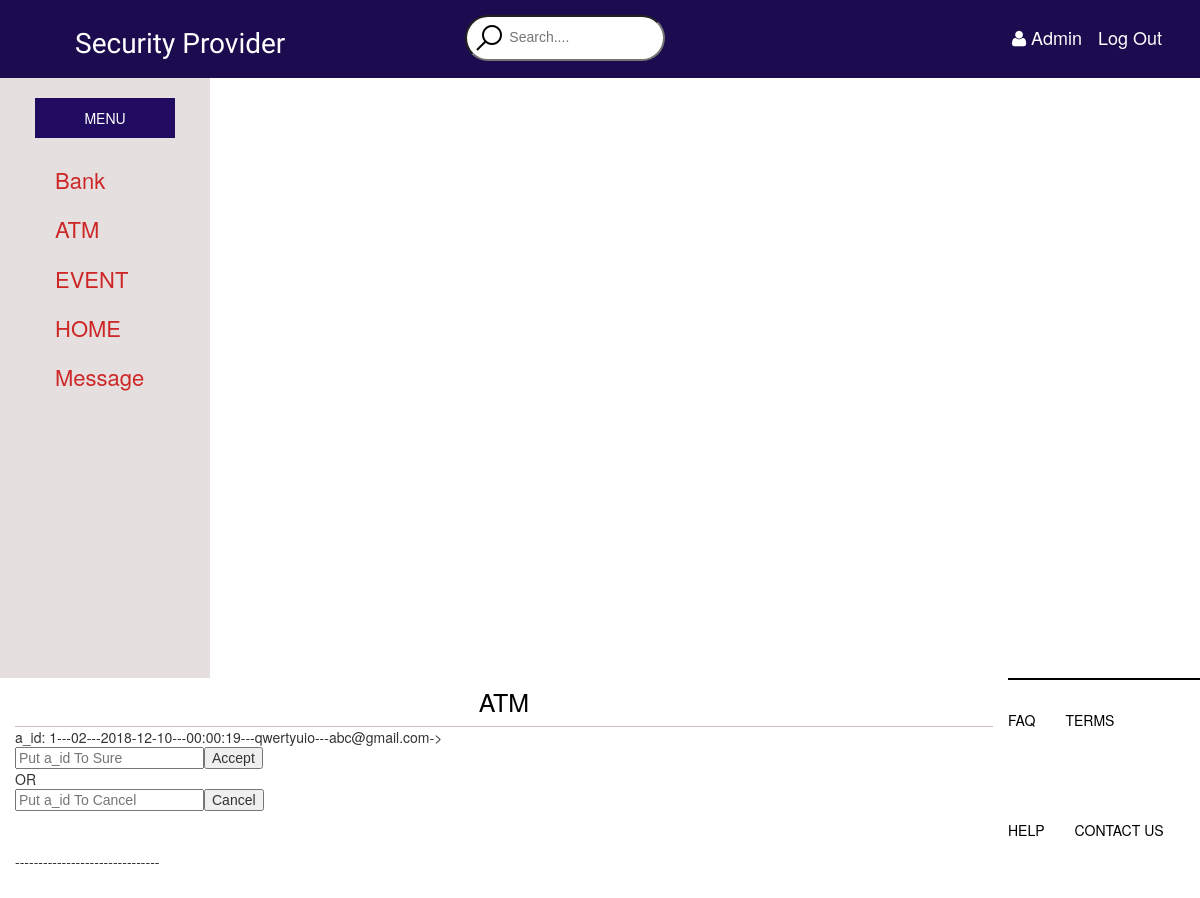
/asr.php, run on the app's committed database.
### tables this page shows
CREATE TABLE `atm` (
  `a_id` int(11) NOT NULL,
  `s_id` varchar(2) DEFAULT NULL,
  `a_date` date DEFAULT NULL,
  `a_time` time DEFAULT NULL,
  `a_address` varchar(50) DEFAULT NULL,
  `a_user_email` varchar(50) DEFAULT NULL,
  `status` varchar(4) DEFAULT NULL
);

### asr.php (the view, shortened to what this page needs)
<!DOCTYPE html>
<html>
    <head>
		<link href="css/style.css" rel="stylesheet" type="text/css">
		<link rel="stylesheet" type="text/css" href="css/bootstrap-theme.min.css">
		<link rel="stylesheet" type="text/css" href="css/bootstrap.css">
		<link rel="stylesheet" type="text/css" href="css/bootstrap.min.css">
		<link rel="stylesheet" type="text/css" href="css/main.css">
		<link rel="stylesheet" type="text/css" href="css/normalize.css">
		<link rel="stylesheet" href="font-awesome-4.5.0/css/font-awesome.css">
        <link rel="stylesheet" href="css/bootstrap-datepicker.css" type="text/css">
    </head>
    <body>
		<div class="Topbar_wrapper container-fluid">
		<div class="container-fluid">
			<nav>
			<ul class="menu">
				<li><h1>Security Provider</h1> </li>
			</ul>
			<form action="">
			<li> <input type="text" name="" class="lll" placeholder="Search...."></li>
			<div class="log">
			<ul>
			<li><a href=""><i class="fa fa-user"></i> Admin </a></li>
			<li><a href=""> Log Out </a></li>
			</ul>
			</div>
			</form>
			</nav>
			</div>
		</div>
		<div class= "sideber col-sm-3">
		       <section class= "menubar"> MENU </section>
             <div class= "nav">
                <h4><a href="bsr.php"> Bank </a>   </h4>
                <h4><a href="asr.php"> ATM  </a>   </h4>
                <h4><a href="esr.php"> EVENT  </a>  </h4>
                <h4><a href="hsr.php"> HOME  </a>    </h4>
                <h4><a href="mfu.php"> Message  </a></h4>
		</div>
     </div>
	          <div class="main col-sm-9">
		       <h3> ATM </h3>
			   <div>
			   <?php
	$servername = "localhost";
	$username = "root";
	$password = "";
	$dbname = "qw";
	$conn = new mysqli($servername, $username, $password, $dbname);
	$sql = "select * from atm";
	$result = $conn->query($sql);
	if ($result->num_rows > 0) {
    while($row = $result->fetch_assoc()) {
       echo "a_id: " . $row["a_id"]."---". $row["s_id"]. "---" . $row["a_date"]."---".$row["a_time"]."---".$row["a_address"]."---".$row["a_user_email"]."->".'<form method="post" action="a_sure.php"><input type="" name="sure" placeholder="Put a_id To Sure"><input type="submit" value="Accept"></form>'."OR".'<form method="post" action="a_notsure.php"><input type="" name="notsure" placeholder="Put a_id To Cancel"><input type="submit" value="Cancel"></form>'."<br/>"."<br/>"."-------------------------------"."<br/>";
    }
} else {
    echo "0 results";
}
?>
			   </div>
		</div>
		<div class="footer" >
             <ul>
                 <li> <a href="#"> FAQ </a> </li>
                 <li> <a href="#"> TERMS </a> </li>
                 <li> <a href="#"> HELP </a> </li>
                 <li> <a href="#"> CONTACT US </a></li>
            </ul>
        </div>
    </body>
</html>
</html>

### css/style.css (style rules this page uses)
.container-fluid { background-color: #1C0C4F; }
.menu h1 { color: white; font-family: 'Cherry Swash', cursive; font-weight: 500; line-height: 1.1; padding-left: 5px; padding-right: 180px; }
.log ul { list-style: none; padding-left: 35px; padding-top: 15px; padding-bottom: 15px; margin: 0; float: right; font-size: 18px; }
.log ul li { display: inline-block; margin-left: auto; }
.log ul li a { text-decoration: none; padding: 8px; margin: 0; border-bottom: none; color: white; }
li { list-style: none; float: left; }
input[type=text] { background-image: url(../img/icons8-search-32.png); background-repeat: no-repeat; background-position: 6px; padding: 12px 20px 14px 42px; border-radius: 25px; margin-top: 5px; outline: none; width: 200px; -webkit-transition:width 0.7s ease-in-out; -moz-transition:width 0.7s ease-in-out; -ms-transition:width 0.7s ease-in-out; -o-transition:width 0.7s ease-in-out; transition: width 0.7s ease-in-out; }
.footer { margin-left: 600px; }
.footer ul li { list-style: none; margin-top: 20px; margin-bottom: 70px; }
.footer li a { text-decoration: none; color: black; margin-right: 30px; font-weight: 500px; }

### css/main.css (style rules this page uses)
html { color: #222; font-size: 1em; line-height: 1.4; }

### asr.php (style rules this page uses)
.container-fluid { background-color: #1C0C4F; }
.menu h1 { color: white; font-family: 'Cherry Swash', cursive; font-weight: 500; line-height: 1.1; padding-left: 5px; padding-right: 180px; }
.log ul { list-style: none; padding-left: 35px; padding-top: 15px; padding-bottom: 15px; margin: 0; float: right; font-size: 18px; }
.log ul li { display: inline-block; margin-left: auto; }
.log ul li a { text-decoration: none; padding: 8px; margin: 0; border-bottom: none; color: white; }
li { float: left; }
.lll { background-image: url(../img/icons8-search-32.png); background-repeat: no-repeat; background-position: 6px; padding: 12px 20px 14px 42px; border-radius: 25px; margin-top: 5px; outline: none; width: 200px; -webkit-transition:width 0.7s ease-in-out; -moz-transition:width 0.7s ease-in-out; -ms-transition:width 0.7s ease-in-out; -o-transition:width 0.7s ease-in-out; transition: width 0.7s ease-in-out; }
.sideber { float: left; background: #E5DFDF; width:210px; height: 600px; }
.menubar { background: #210B61; color: #fff; margin:20px; padding: 10px; text-align:center; }
.nav h4 { font-size: 22px; padding-bottom:15px; padding-left: 40px; }
.nav h4 a { text-decoration: none; color: #CD2727; }
.main { float: left; background: #fff; width: 84%; }
.main h3 { text-align: center; color: black; font-size:25px; margin: 0px; padding-top: 10px; padding-bottom: 10px; border-bottom: 1px solid #CCBCBC; }
.footer { margin-left: 600px; }
.footer ul li { list-style: none; margin-top: 20px; margin-bottom: 70px; }
.footer li a { text-decoration: none; color: black; margin-right: 30px; font-weight: 500px; }

### data on the page
atm: a_id "1", s "02", a_date "2018-12-10", a_time "00:00:19", a_address "qwertyuio", a_user_email "abc@gmail.com"
